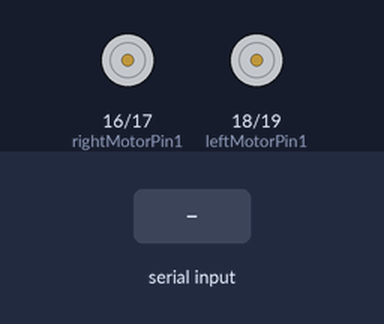
A sketch run on a simulated ESP32. On the bench: motor-driver pin pairs drawn as motors (green arrow = first pin HIGH = forward, orange = second pin HIGH = backward, longer = more drive, scaled by the enable pin). The test bench sets the inputs (shaded band).

Above: at 1.2 s.
1.3 s: "forward" received over the second serial link
At 2.7 s:
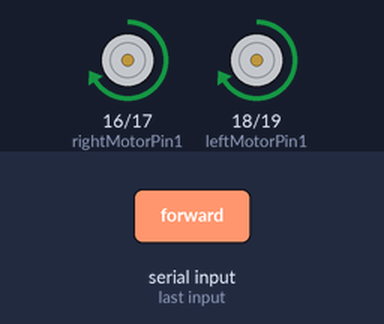
3.8 s: "backward" received over the second serial link
At 5.9 s:
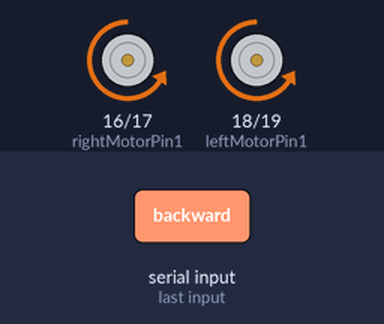
6.3 s: "turn right" received over the second serial link
At 7.4 s:
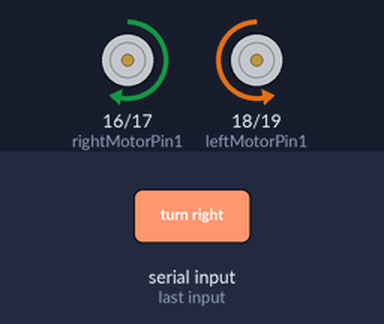
9.0 s: "turn left" received over the second serial link
At 10.1 s:
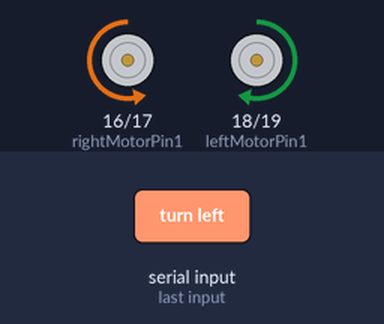
11.7 s: "speed 90\n" received over the second serial link
At 13.0 s:
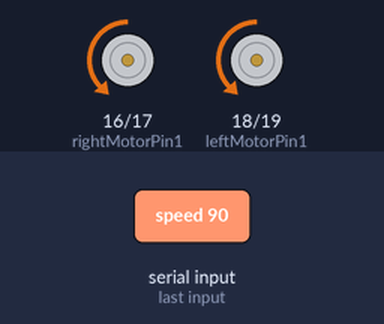
14.2 s: "forward" received over the second serial link
At 16.2 s:
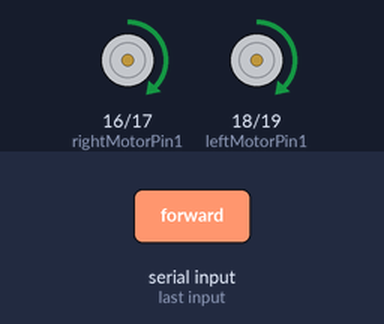
Timing chart, 0 to 17.7 s (numbered marks = the images above; inputs shaded):
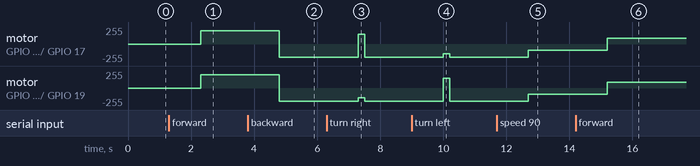

Measured:
- after the input at 1.3 s, motor on GPIO 16 (rightMotorPin1) / GPIO 17 (rightMotorPin2), motor on GPIO 18 (leftMotorPin1) / GPIO 19 (leftMotorPin2): stopped → forward 199/255 after 1.0 s
- after the input at 3.8 s, motor on GPIO 16 (rightMotorPin1) / GPIO 17 (rightMotorPin2), motor on GPIO 18 (leftMotorPin1) / GPIO 19 (leftMotorPin2): forward 199/255 → backward 199/255 after 1.0 s
- after the input at 6.3 s, motor on GPIO 16 (rightMotorPin1) / GPIO 17 (rightMotorPin2): backward 199/255 → forward 149/255 after 1.0 s, → backward 199/255 0.20 s later; motor on GPIO 18 (leftMotorPin1) / GPIO 19 (leftMotorPin2): backward 199/255 → backward 149/255 after 1.0 s, → backward 199/255 0.20 s later
- after the input at 9.0 s, motor on GPIO 16 (rightMotorPin1) / GPIO 17 (rightMotorPin2): backward 199/255 → backward 149/255 after 1.0 s, → backward 199/255 0.20 s later; motor on GPIO 18 (leftMotorPin1) / GPIO 19 (leftMotorPin2): backward 199/255 → forward 149/255 after 1.0 s, → backward 199/255 0.20 s later
- after the input at 11.7 s, motor on GPIO 16 (rightMotorPin1) / GPIO 17 (rightMotorPin2), motor on GPIO 18 (leftMotorPin1) / GPIO 19 (leftMotorPin2): backward 199/255 → backward 90/255 after 1.0 s
- after the input at 14.2 s, motor on GPIO 16 (rightMotorPin1) / GPIO 17 (rightMotorPin2), motor on GPIO 18 (leftMotorPin1) / GPIO 19 (leftMotorPin2): backward 90/255 → forward 90/255 after 1.0 s

The sketch:

Blutooth.ino
```cpp
#define CUSTOM_SETTINGS
#define INCLUDE_TERMINAL_MODULE
#include <DabbleESP32.h>
#define MOTOR_SPEED 200
#define TURNING_SPEED 150

int enableRightMotor = 22;
int rightMotorPin1 = 16;
int rightMotorPin2 = 17;

int enableLeftMotor = 23;
int leftMotorPin1 = 18;
int leftMotorPin2 = 19;

const int PWMFreq = 1000;
const int PWMResolution = 8;
const int rightMotorPWMSpeedChannel = 4;
const int leftMotorPWMSpeedChannel = 5;

int motorSpeed = MOTOR_SPEED;
int carDirection = 0;

void setup() {
  pinMode(enableRightMotor, OUTPUT);
  pinMode(rightMotorPin1, OUTPUT);
  pinMode(rightMotorPin2, OUTPUT);

  pinMode(enableLeftMotor, OUTPUT);
  pinMode(leftMotorPin1, OUTPUT);
  pinMode(leftMotorPin2, OUTPUT);

  ledcSetup(rightMotorPWMSpeedChannel, PWMFreq, PWMResolution);
  ledcSetup(leftMotorPWMSpeedChannel, PWMFreq, PWMResolution);
  ledcAttachPin(enableRightMotor, rightMotorPWMSpeedChannel);
  ledcAttachPin(enableLeftMotor, leftMotorPWMSpeedChannel);

  rotateMotor(0, 0);

  Dabble.begin("MyVoiceCar");
}

void loop() {
  Dabble.processInput();
  controlWithVoice();
}

void controlWithVoice() {
  if (Terminal.available()) {
    String serialdata = Terminal.readString();
    serialdata.toLowerCase();
    serialdata.trim();

    if (serialdata == "stop") {
      carDirection = 0;
      rotateMotor(0, 0);
    }
    else if (serialdata == "forward") {
      carDirection = 1;
      rotateMotor(motorSpeed, motorSpeed);
    }
    else if (serialdata == "backward" || serialdata == "reverse" || serialdata == "back") {
      carDirection = -1;
      rotateMotor(-motorSpeed, -motorSpeed);
    }
    else if (serialdata == "turn right" || serialdata == "right") {
      if (carDirection == 0) carDirection = 1;
      int turningSpeed = (carDirection == -1 ? -TURNING_SPEED : TURNING_SPEED);
      rotateMotor(-turningSpeed, turningSpeed);
      delay(200);
      rotateMotor(motorSpeed * carDirection, motorSpeed * carDirection);
    }
    else if (serialdata == "turn left" || serialdata == "left") {
      if (carDirection == 0) carDirection = 1;
      int turningSpeed = (carDirection == -1 ? -TURNING_SPEED : TURNING_SPEED);
      rotateMotor(turningSpeed, -turningSpeed);
      delay(200);
      rotateMotor(motorSpeed * carDirection, motorSpeed * carDirection);
    }
    else if (serialdata == "rotate right") {
      if (carDirection == 0) carDirection = 1;
      int turningSpeed = (carDirection == -1 ? -TURNING_SPEED : TURNING_SPEED);
      rotateMotor(-turningSpeed, turningSpeed);
    }
    else if (serialdata == "rotate left") {
      if (carDirection == 0) carDirection = 1;
      int turningSpeed = (carDirection == -1 ? -TURNING_SPEED : TURNING_SPEED);
      rotateMotor(turningSpeed, -turningSpeed);
    }
    else if (serialdata.startsWith("speed ")) {
      serialdata.remove(0, 6);
      int newMotorSpeed = serialdata.toInt();
      if (newMotorSpeed > 0) {
        motorSpeed = constrain(newMotorSpeed, 0, 255);
        rotateMotor(motorSpeed * carDirection, motorSpeed * carDirection);
      }
    }

  }
}

void rotateMotor(int rightMotorSpeed, int leftMotorSpeed) {
  // Right motor control
  if (rightMotorSpeed < 0) {
    digitalWrite(rightMotorPin1, LOW);
    digitalWrite(rightMotorPin2, HIGH);
  }
  else if (rightMotorSpeed > 0) {
    digitalWrite(rightMotorPin1, HIGH);
    digitalWrite(rightMotorPin2, LOW);
  }
  else {
    digitalWrite(rightMotorPin1, LOW);
    digitalWrite(rightMotorPin2, LOW);
  }

  // Left motor control
  if (leftMotorSpeed < 0) {
    digitalWrite(leftMotorPin1, LOW);
    digitalWrite(leftMotorPin2, HIGH);
  }
  else if (leftMotorSpeed > 0) {
    digitalWrite(leftMotorPin1, HIGH);
    digitalWrite(leftMotorPin2, LOW);
  }
  else {
    digitalWrite(leftMotorPin1, LOW);
    digitalWrite(leftMotorPin2, LOW);
  }

  ledcWrite(rightMotorPWMSpeedChannel, abs(rightMotorSpeed));
  ledcWrite(leftMotorPWMSpeedChannel, abs(leftMotorSpeed));
}
```
